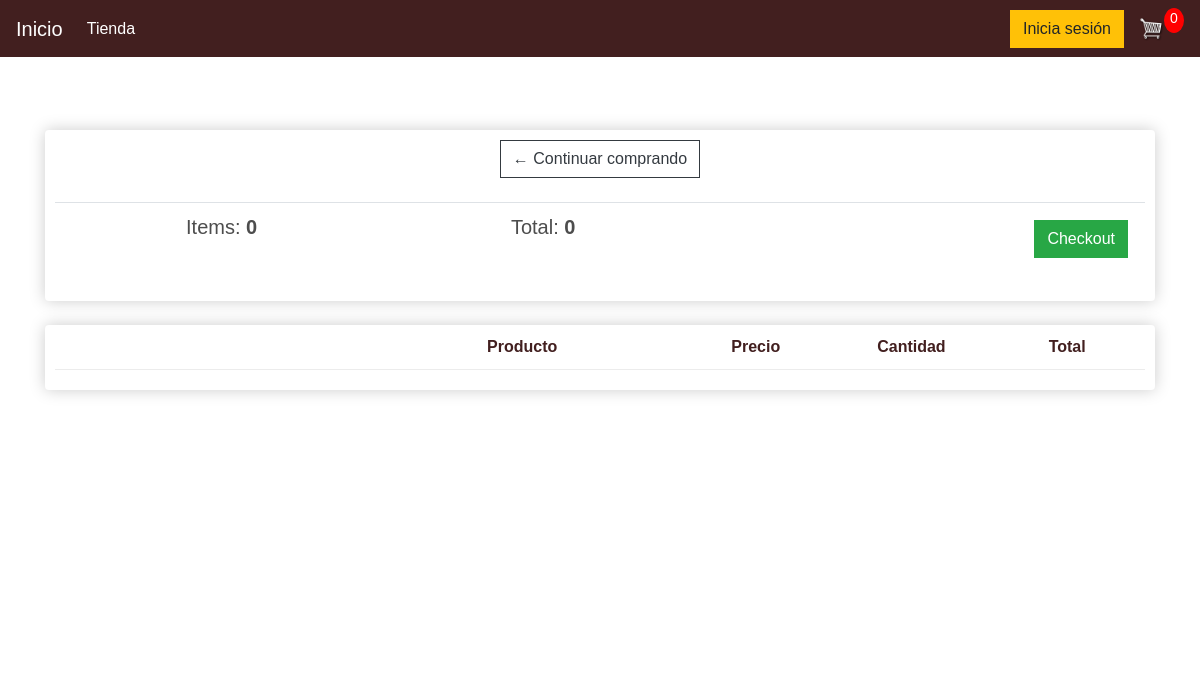
Page /carrito/ (signed in) on the earlier database version.
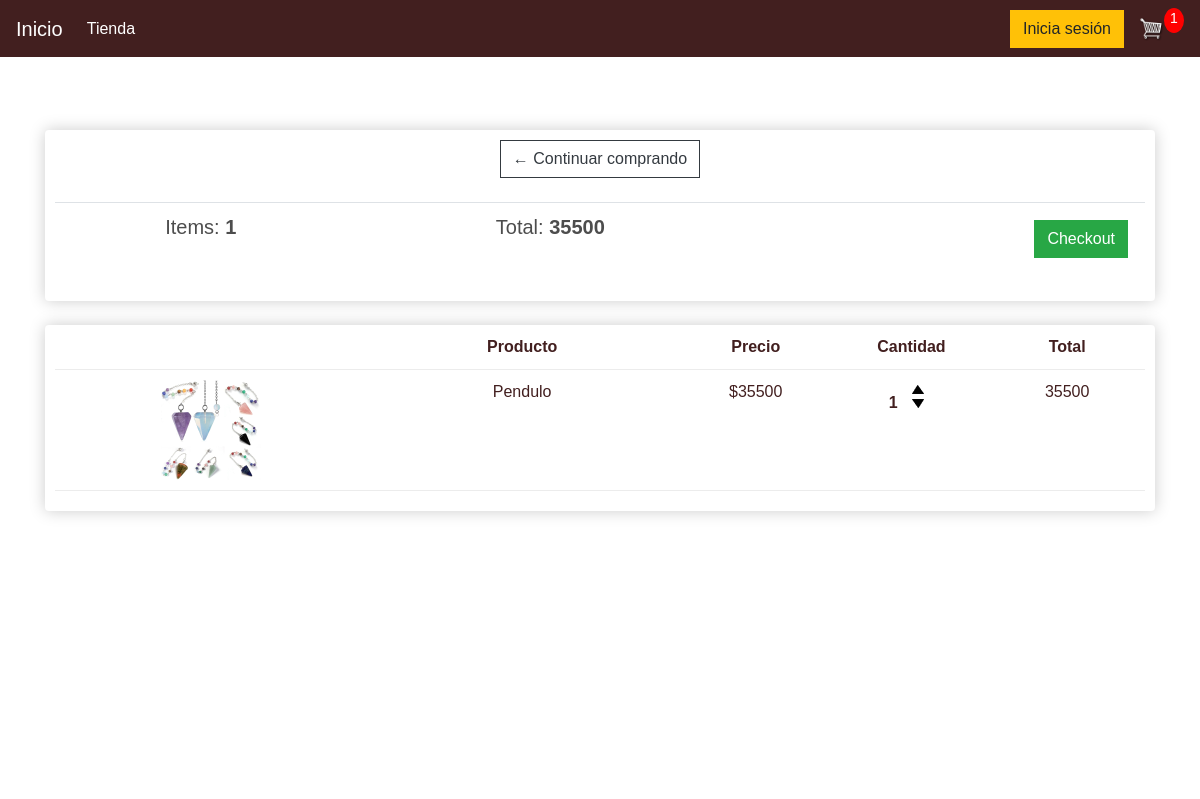
Same page on the later database version.
### tienda/models.py (models this page shows, shortened)
class Orden(models.Model):
    cliente = models.ForeignKey(Cliente, on_delete=models.SET_NULL, null=True, blank=True)
    fecha_orden = models.DateTimeField(auto_now_add=True)
    completado = models.BooleanField(default=False)
    id_transaccion = models.CharField(max_length=100, null=True)
    @property
    def get_cart_total(self):
        ordenproducto = self.ordenproducto_set.all()
        total = sum([item.get_total for item in ordenproducto])
        return total
    @property
    def get_cart_items(self):
        ordenproducto = self.ordenproducto_set.all()
        total = sum([item.cantidad for item in ordenproducto])
        return total

class OrdenProducto(models.Model):
    producto = models.ForeignKey(Producto, on_delete=models.SET_NULL, null=True)
    orden = models.ForeignKey(Orden,on_delete=models.SET_NULL, null=True)
    cantidad = models.IntegerField(default=0, null=True,blank=True)
    fecha_agregado = models.DateTimeField(auto_now_add=True)
    @property
    def get_total(self):
        total = self.producto.precio * self.cantidad
        return total

class Producto(models.Model):
    nombre = models.CharField(max_length=200)
    precio = models.IntegerField()
    digital = models.BooleanField(default=False, null=True, blank=False)
    imagen = models.ImageField(null=True, blank=True)
    @property
    def imagenURL(self):
        try:
            url = self.imagen.url
        except:
            url = ''
        return url

### tienda/views.py (the view)
# urls.py: path('carrito/', views.carrito, name="carrito"),
def carrito(request):
    if request.user.is_authenticated:
        cliente= request.user.cliente
        orden, created= Orden.objects.get_or_create(cliente=cliente, completado=False)
        items = orden.ordenproducto_set.all()
        cartItems = orden.get_cart_items
    else:
        items = []
        orden = {'get_cart_total':0, 'get_cart_items':0, 'shipping':False}
        cartItems = orden['get_cart_items']
    context = {'items': items, 'orden':orden, 'cartItems': cartItems}
    return render(request, 'tienda/carrito.html', context)

### tienda/templates/tienda/carrito.html
{% extends 'tienda/main.html' %}
{% load static %}
    {% block content %}
    <br>
				<br>
                <br>
				<br>
	<div class="row">
		<div class="col-lg-12">
			<div class="box-element">
				<a  class="btn btn-outline-dark" href="{% url 'tienda' %}">&#x2190; Continuar comprando</a>
				<br>
				<br>
				<table class="table">
					<tr>
						<th><h5>Items: <strong>{{orden.get_cart_items}}</strong></h5></th>
						<th><h5>Total:<strong> {{orden.get_cart_total}}</strong></h5></th>
						<th>
							<a  style="float:right; margin:5px;" class="btn btn-success" href="{% url 'checkout' %}">Checkout</a>
						</th>
					</tr>
				</table>
			</div>
			<br>
			<div class="box-element">
				<div class="cart-row">
					<div style="flex:2"></div>
					<div style="flex:2"><strong>Producto</strong></div>
					<div style="flex:1"><strong>Precio</strong></div>
					<div style="flex:1"><strong>Cantidad</strong></div>
					<div style="flex:1"><strong>Total</strong></div>
				</div>
				{% for item in items%}
				<div class="cart-row">
					<div style="flex:2"><img class="row-image" src="{{item.producto.imagenURL}}"></div>
					<div style="flex:2"><p>{{item.producto.nombre}}</p></div>
					<div style="flex:1"><p>${{item.producto.precio}}</p></div>
					<div style="flex:1">
						<p class="quantity">{{item.cantidad}}</p>
						<div class="quantity">
							<img data-product="{{item.producto.id}}" data-action="add" class="chg-quantity update-cart" src="{% static  'tienda/img/arrow-up.png' %}">
							<img data-product="{{item.producto.id}}" data-action="remove" class="chg-quantity update-cart" src="{% static  'tienda/img/arrow-down.png' %}">
						</div>
					</div>
					<div style="flex:1"><p>{{item.get_total}}</p></div>
				</div>
{% endfor %}
			</div>
		</div>
	</div>
    {% endblock content %}

### tienda/templates/tienda/main.html (shortened to what this page needs)
{% load static %}
<!DOCTYPE html>
<html lang="en">
<head>
	<link rel="stylesheet" href="https://stackpath.bootstrapcdn.com/bootstrap/4.4.1/css/bootstrap.min.css">
    <link type="text/css" rel="stylesheet" href="{% static 'tienda/css/main.css' %}">
</head>
<body>
    <nav id="volver" class="navbar navbar-expand-md navbar-dark fixed-top ">
            <a class="navbar-brand" href="{% url 'index' %}">
                Inicio
            </a>
        <div class="collapse navbar-collapse" id="navbarSupportedContent">
            <ul class="navbar-nav mr-auto">
              <li class="nav-item active">
                <a class="nav-link" href="{% url 'tienda' %}">Tienda<span class="sr-only">(current)</span></a>
              </li>
            </ul>
             <div class="form-inline my-2 my-lg-0">
                    <a href="#"class="btn btn-warning">Inicia sesión</a>
                    <a href="{% url 'carrito' %}">
                       <img  id="cart-icon" src="{% static 'tienda/img/carrito.png' %}">
                       </a>
                   <p id="cart-total">{{cartItems}}</p>
                   </div>
                 </div>
    </nav>
     <div class="container">
            <br>
            {% block content %}
            {% endblock content %}
         </div>
    <br><br><br><br>
    <br><br><br><br>
</body>
<footer id="footerform">
    <br><br>
    <p>Shiluc Moon Tarot</p><br>
</footer>
</html>

### tienda/static/tienda/css/main.css (style rules this page uses)
* { box-sizing: border-box; }
body { font-family: 'Roboto', sans-serif; background-image: url(https://github.com/DanielContador/Shiluc/blob/master/img/imagenportada.jpg?raw=true); background-size: cover; color: white; font-family: Arial, Helvetica, sans-serif; text-align: center; }
h1, h2, h3, h4, h5, h6 { color: hsl(0, 0%, 30%); }
.box-element { box-shadow: hsl(0, 0%, 80%) 0 0 16px; background-color: #fff; border-radius: 4px; padding: 10px; }
#cart-icon { width: 25px; display: inline-block; margin-left: 15px; }
#cart-total { display: block; text-align: center; color: #fff; background-color: red; width: 20px; height: 25px; border-radius: 50%; font-size: 14px; }
.col-lg-4, .col-lg-6, .col-lg-8, .col-lg-12 { margin-top: 10px; }
.btn { border-radius: 0; }
.row-image { width: 100px; }
.cart-row { display: flex; align-items: flex-stretch; padding-bottom: 10px; margin-bottom: 10px; border-bottom: 1px solid #ececec; color: #421f1f; }
.quantity { display: inline-block; font-weight: 700; padding-right: 10px; }
.chg-quantity { width: 12px; cursor: pointer; display: block; margin-top: 5px; transition: .1s; }
#volver { background-color: #421f1f; }

Differences in the rows shown:
no longer on this page (row edited): Orden: get_cart_items "0", get_cart_total "0"
added Orden: get_cart_items "1", get_cart_total "35500"
added OrdenProducto: producto.imagenURL (picture), producto.nombre "Pendulo", producto.precio "35500", cantidad "1", get_total "35500"
Other differences:
{{ cartItems }}: "0" → "1"
